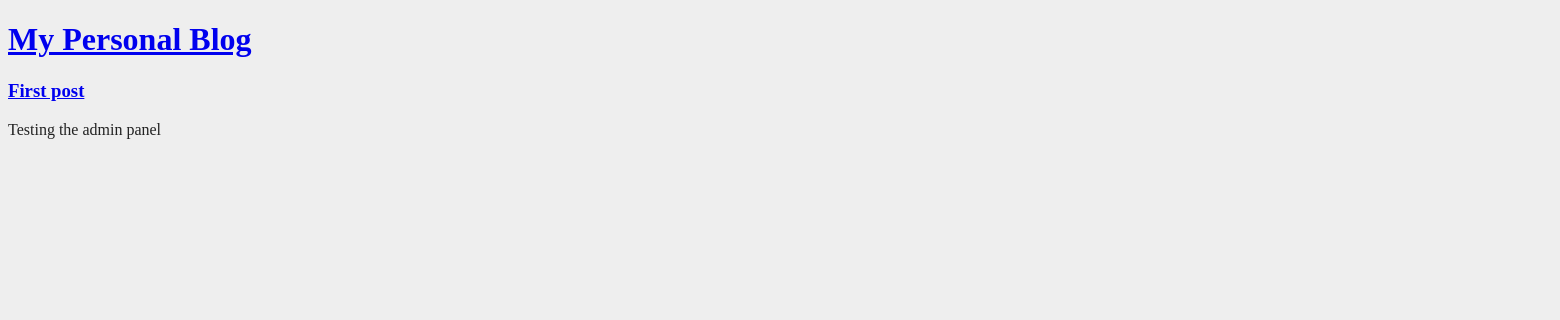
Before: / with the older database file.
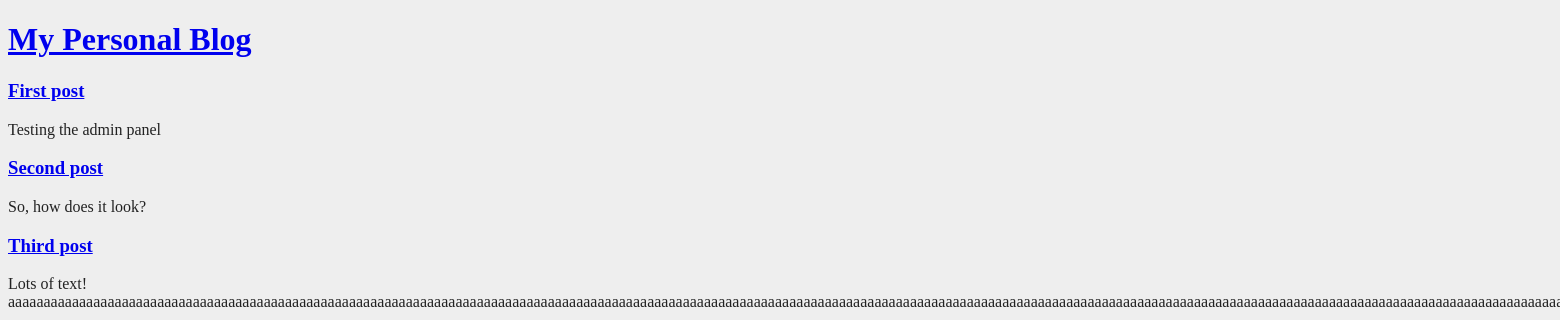
After: the same page with the newer database file.
### articles/models.py (models this page shows, shortened)
class Article(models.Model):
    author = models.ForeignKey('auth.User', on_delete=models.CASCADE,)
    title = models.CharField(max_length=100)
    body = models.TextField()

### articles/views.py (the view)
# urls.py: path('', views.ArticleListView.as_view(), name='home'),
class ArticleListView(ListView):
    model = Article
    template_name = 'home.html'

### templates/home.html (shortened to what this page needs)
<!DOCTYPE html>
{% load static %}
<html lang="en">
    <head>
        <link rel="stylesheet" href="{% static 'css/style.css' %}">
    </head>
    <body>
        <header>
            <h1> <a href="{% url 'home' %}">My Personal Blog</a></h1>
        </header>
        <div class="container">
            {% block content %}
                {% for i in object_list %}
                    <div class="article">
                        <h3> <a href="{% url 'detail' i.pk %}">{{ i.title }}</a></h3>
                            <p>{{ i.body }}</p>
                    </div>
                {% endfor %}
            {% endblock content %}
        </div>
    </body>
</html>

### static/css/style.css (style rules this page uses)
body { background-color: #eee; color: #222; }

Changed rows visible on the page:
added Article: title "Second post", body "So, how does it look?"
added Article: title "Third post", body "Lots of text!…"
